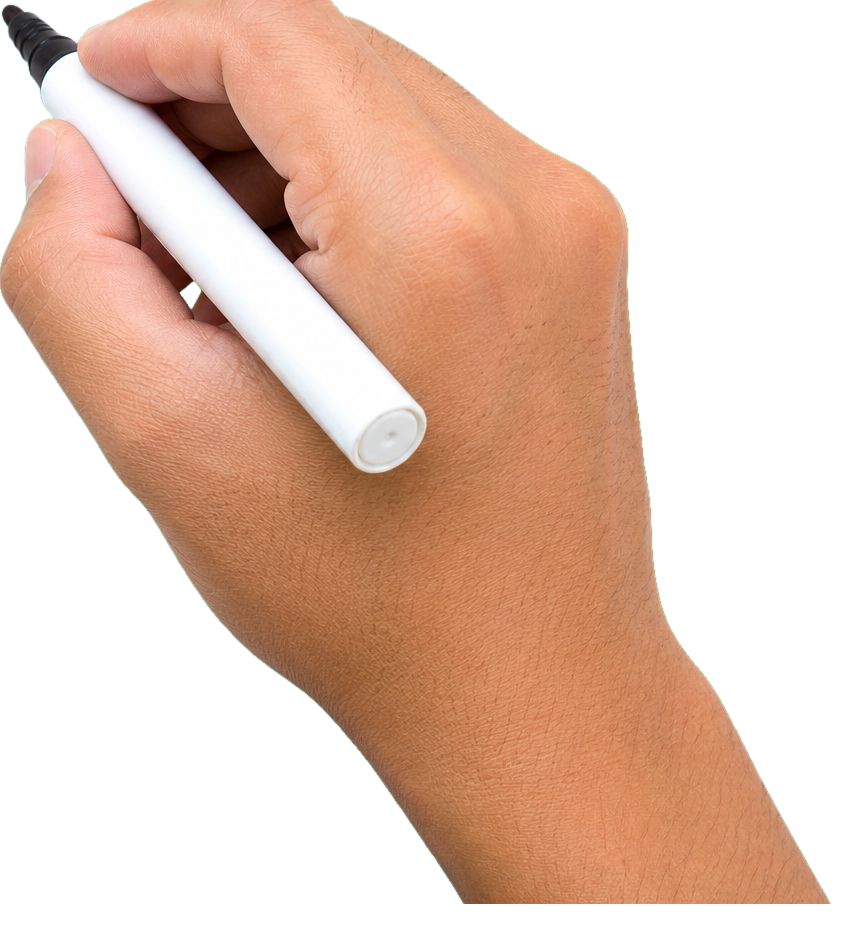
#> input picture src/whiteboard/assets/hand_marker.png, 848 x 944 px
$ python -i render.py   (imports and definitions only)
#> lines starting #> are read from the running program, lines starting #| are printed output that depends on the picture; after the words box and inside, x2 and y2 are one past the last pixel; in counts of white or black regions, pixels touching at a corner belong together
#> further down, picture is the input picture: PIL image 848x944 RGBA; mean R, G, B, A 112.2, 150, 90.9, 137.6
"""Beyaz tahta sahnelerini kare kare PNG'ye çevirir.

Kullanım:
    python render.py --manifest manifest.json --out frames_dir [--fps 30] [--size 1080x1920]

manifest.json biçimi:
    {"fps": 30, "width": 1080, "height": 1920,
     "scenes": [{"id": "egyptian_vase", "duration": 4.0, "text": "..."}, ...]}

Her sahne sıfırdan çizilir. Kalem darbeleri gerçek bir marker gibi:
değişken kalınlıkta, uç birikmeli, darbeler arasında kalem kalkıp yeni
konuma gider. Renk dolguları yarı saydam bantlarla, soldan sağa sürülerek
doldurulur. Çizim sahne süresinin ilk %82'sinde biter; sonra el kareyi
terk eder ve çizim kısa bir süre ekranda kalır.
"""

import argparse
import json
import math
import os
import random
import sys

sys.path.insert(0, os.path.dirname(os.path.abspath(__file__)))

try:
    from PIL import Image, ImageChops, ImageDraw, ImageFilter  # noqa: E402
except ImportError:  # pragma: no cover - kullanıcıya anlaşılır mesaj
    raise SystemExit(
        "Pillow kurulu değil. Kurulum: python -m pip install -r requirements.txt"
    ) from None

from ink import (  # noqa: E402
    draw_fill_reveal,
    draw_partial,
    draw_stroke,
    make_fill,
    make_paper,
    path_length,
    truncate,
)
from scenes import SCENES, compose, get_scene, pick_scene_for_text  # noqa: E402
from subtitles import SubtitleRenderer, parse_srt, find_font  # noqa: E402

DRAW_FRACTION = 0.88     # çizim, sahne süresinin bu kadarında tamamlanır
DRAW_SPEED = 1500.0      # çizim hızı (1080px tuvalde piksel/saniye)
TRAVEL_TIME = 0.15       # iki darbe arasında kalemin havada gidiş süresi
FILL_TIME = 0.75         # bir renk dolgusunun sürülme süresi
EXIT_TIME = 0.55         # sahne sonunda elin kareyi terk etme süresi

SKIN = (223, 176, 140)
SKIN_DARK = (188, 141, 108)
SKIN_LIGHT = (240, 199, 168)


def _rounded(draw, box, radius, fill=None, outline=None, width=1):
    draw.rounded_rectangle(box, radius=radius, fill=fill, outline=outline, width=width)


# [35 lines left out: function make_hand_sprite, not called in this run]


ASSETS = os.path.join(os.path.dirname(os.path.abspath(__file__)), "assets")
HAND_PNG = os.path.join(ASSETS, "hand_marker.png")
HAND_META = os.path.join(ASSETS, "hand_marker.json")


# [106 lines left out: functions load_hand, extend_arm, make_variants, paste_hand, not called in this run]


def _ease_in_out(t):
    t = min(1.0, max(0.0, t))
    return t * t * (3 - 2 * t)


# [15 lines left out: function autocrop_white, not called in this run]


def split_line_and_color(img):
    """Üretilmiş illüstrasyonu siyah kontur ve renk dolgusu katmanlarına ayırır.

    Beyaz zemin şeffaf olur; koyu pikseller çizgi katmanına, doygun (renkli)
    pikseller boya katmanına gider. Böylece görsel önce kontur gibi "çizilip"
    ardından renkleri boyanabilir.
    """
    rgb = img.convert("RGB")
    lum = rgb.convert("L")
    sat = rgb.convert("HSV").getchannel("S")
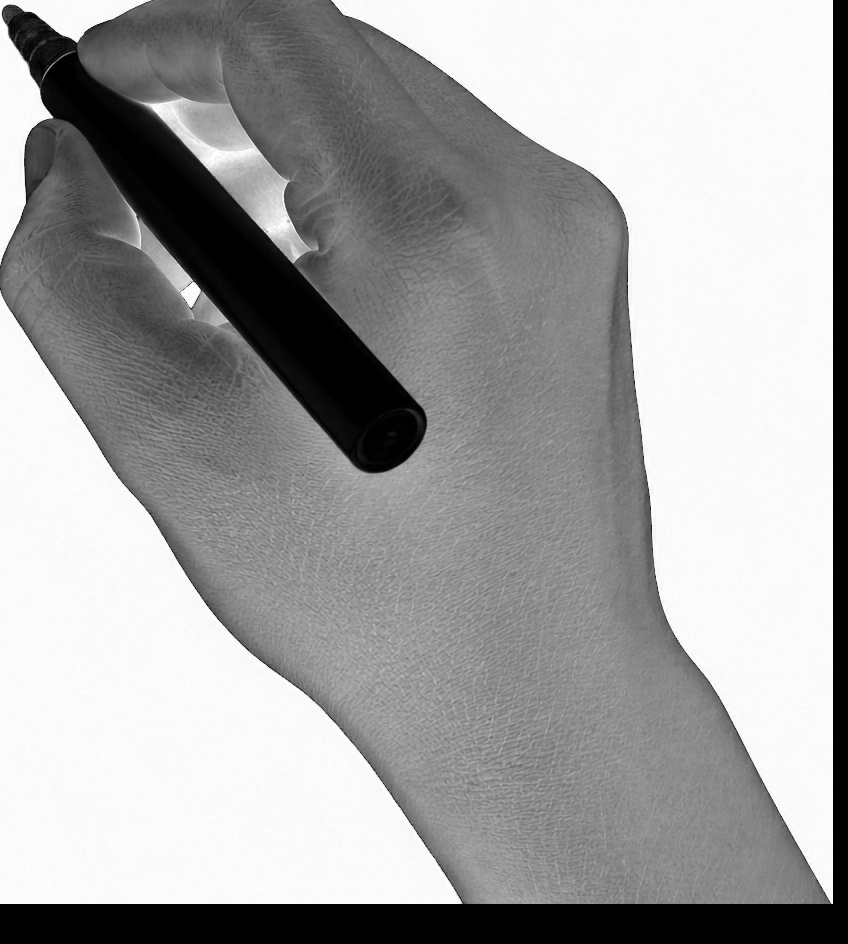
#> sat: PIL image 848x944 L; min 0, max 255, mean 162.2

    dark = lum.point(lambda v: 255 if v < 115 else 0)
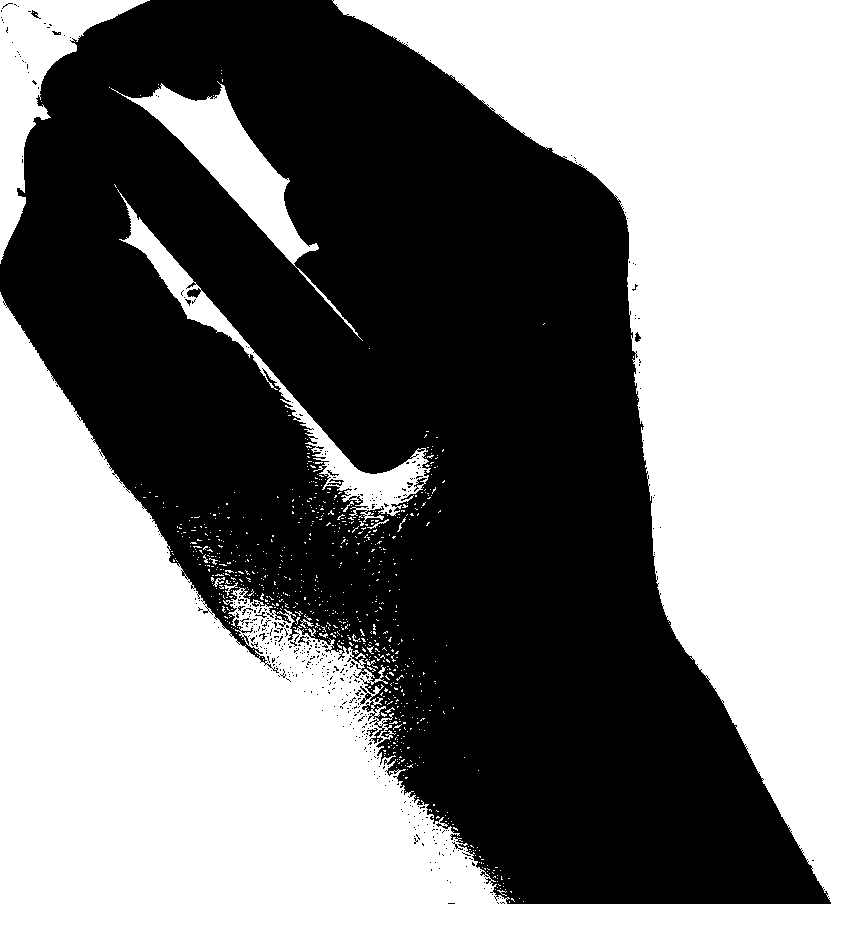
#> dark: PIL image 848x944 L; 50.4% white; 466 black regions (454 under 20 px), largest, box (x1, y1, x2, y2) and area: (0, 0, 831, 904) 395801, (327, 479, 344, 486) 52, (635, 332, 641, 342) 37
    not_white = lum.point(lambda v: 255 if v < 244 else 0)
#> not_white: PIL image 848x944 L; 96.7% white; 4 black regions (3 under 20 px), largest, box (x1, y1, x2, y2) and area: (42, 52, 413, 439) 26270
    not_dark = dark.point(lambda v: 0 if v else 255)
    colorful = sat.point(lambda v: 255 if v > 30 else 0)
#> colorful: PIL image 848x944 L; 88.8% white; 157 black regions (155 under 20 px), largest, box (x1, y1, x2, y2) and area: (0, 0, 848, 944) 47480, (8, 9, 426, 472) 42138

    # Kenar yumuşaklığı için çok koyu olmayan ama açık da olmayan pikseller
    # hafif saydam çizgi olarak alınır (bant etkisi vermesin diye dar aralık)
    line_mask = ImageChops.lighter(dark, lum.point(lambda v: 60 if v < 148 else 0))
    color_mask = ImageChops.multiply(ImageChops.multiply(not_white, colorful), not_dark)
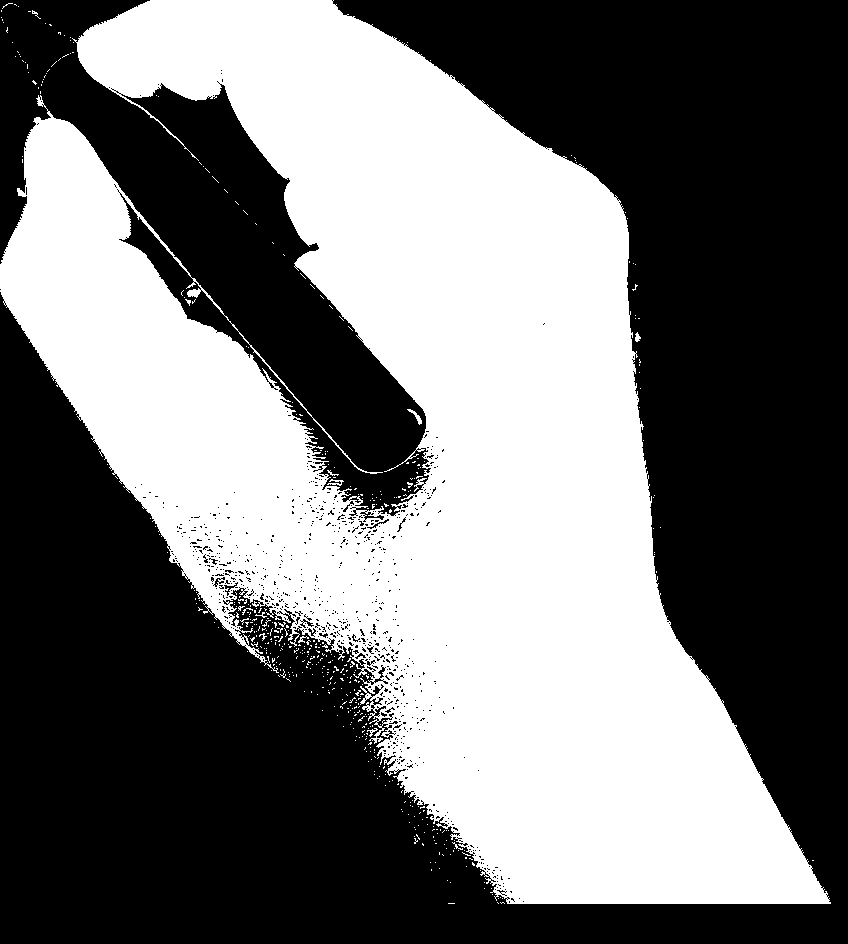
#> color_mask: PIL image 848x944 L; 44.6% white; 496 white regions (484 under 20 px), largest, box (x1, y1, x2, y2) and area: (0, 0, 831, 904) 355430, (407, 409, 422, 425) 67, (327, 479, 344, 486) 52

    line = rgb.copy()
    line.putalpha(line_mask)
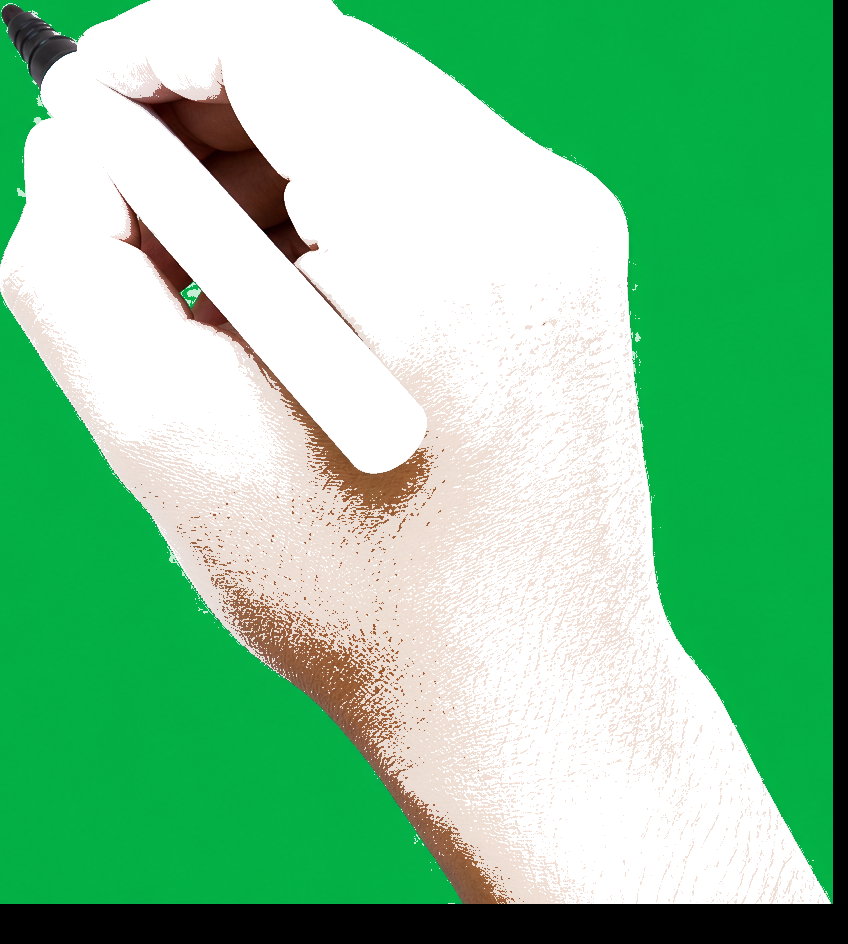
#> line: PIL image 848x944 RGBA; mean R, G, B, A 112.2, 150, 90.9, 136; transparent parts drawn white
    color = rgb.copy()
    color.putalpha(color_mask)
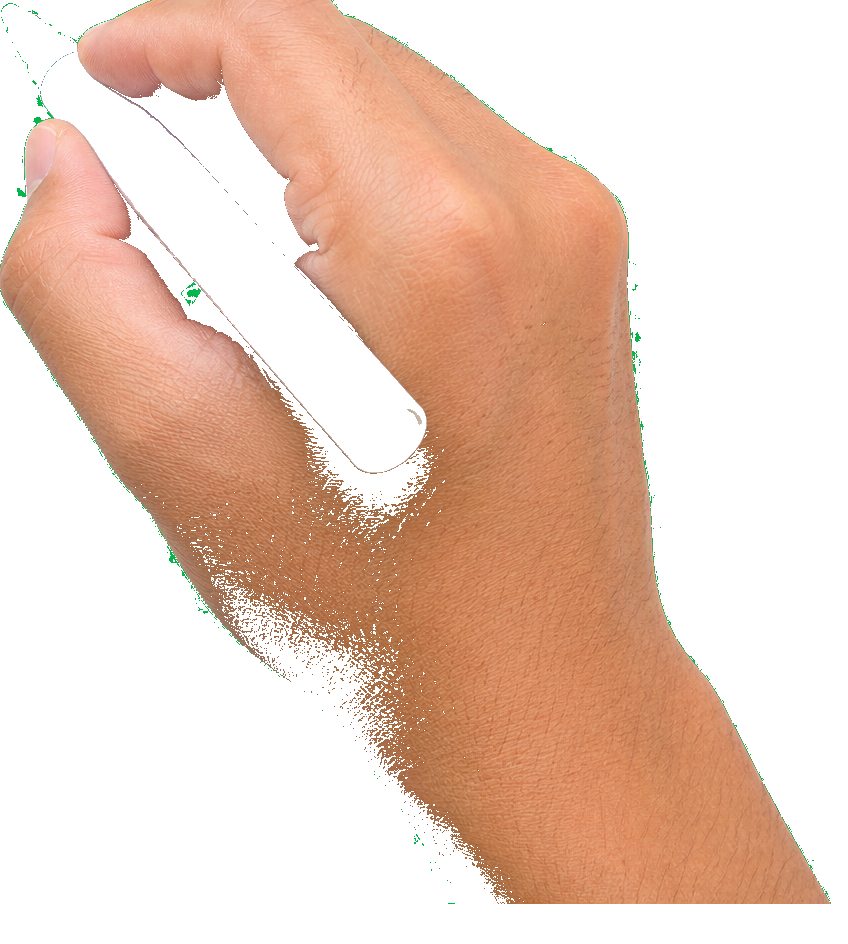
#> color: PIL image 848x944 RGBA; mean R, G, B, A 112.2, 150, 90.9, 113.8; transparent parts drawn white
    return line, color


# Görsel cila ayarları (env ile kapatılabilir)
SHARPEN = float(os.environ.get("IMAGE_SHARPEN", "1") or 0)      # 0 = kapalı, 1-2 arası
LINE_BOOST = int(float(os.environ.get("IMAGE_LINE_BOOST", "1") or 0))  # 0 = kapalı, 1-2


# [14 lines left out: function _thicken_line_layer, not called in this run]


class ImageSceneRenderer:
    """Hazır bir illüstrasyonu maske ile çizip sonra renklerini boyar.

    - Sahne süresinin ilk %68'inde siyah konturlar yukarıdan aşağıya açılır,
      kalem ucu açılma sınırını takip eder.
    - Kalan sürede renk katmanı soldan sağa süpürülerek (fırça gibi) dolar.
    """

    LINE_PHASE = 0.68
    COLOR_PHASE = 0.24
    EXIT_TIME = 0.45
    MAX_WIDTH_RATIO = 0.86
    MAX_HEIGHT_RATIO = 0.56

    # [110 lines left out: functions __init__, _scan_mask, _brush_mask, frame, not called in this run]


class SceneRenderer:
    """Bir sahnenin kare kare çizimini yönetir."""

    # [199 lines left out: functions __init__, state_at, _complete_until, _tip_for, frame, make_sheet, not called in this run]


# --------------------------------------------------------------------- etiket
# Beyaz tahtaya yazılan kısa başlık ("3000 YIL", "SU YOK" gibi).
# Her sahne için bir kez üretilip önbelleğe alınır: kare başına maliyet ~0.
_LABEL_CACHE = {}


# [241 lines left out: functions board_label, _load_subtitles, _ink_coverage, _render_scenes, _worker, render and 1 more, not called in this run]


# [2 lines not run here, left out]

>>> from PIL import Image
>>> picture = Image.open('assets/hand_marker.png')
>>> result = split_line_and_color(picture)
